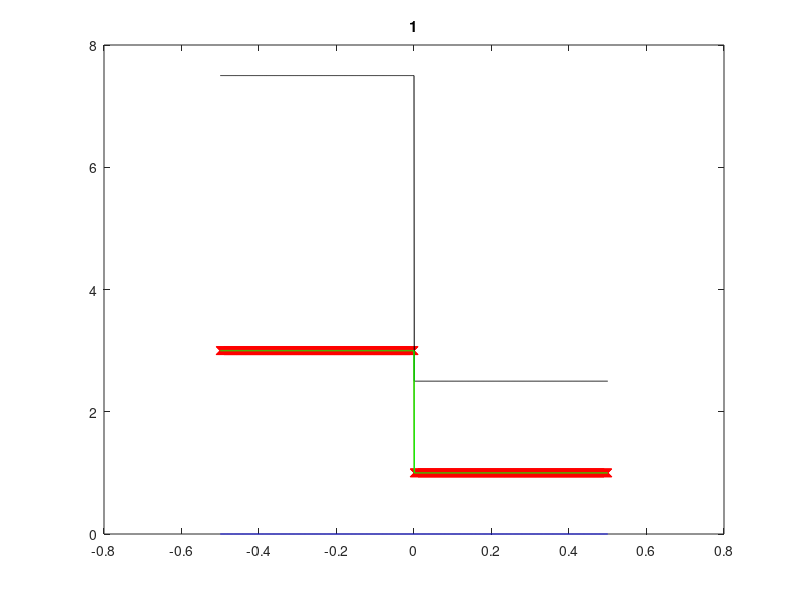

Write MATLAB code to recreate this figure.
clear,figure(1),clf % 1D shock wave
% Physics
Lx    = 1;
eta   = 0*1e-10;
V0    = 0;
rho0  = 1;
rhoa  = 10.05;
gam   = 1.4; 
lam   = Lx/10;
% beta  = 
% alpha =
% Cp    =
% Numerics
nx    = 1501;
nt    = 20*nx;
nout  = 1;
%preprocessing
dx    = Lx/(nx-1);
x     = -Lx/2:dx:Lx/2;
% Initial conditions
% rho   = rho0 + rhoa*exp(-(x/lam).^2);
rho(x>0) = rho0;  rho(x<=0) = rho0*3;
rhoVx = zeros(1,nx);
rhoE  = 1*rho;
rhoEVx= rhoVx;
Vx    = rhoVx./rho;
Pr    = (rhoE-Vx.^2/2)./(gam-1);
time  = 0;
w     = [rho;   rhoVx;          rhoE];
% Action
for it=1:1
    rho            = w(1,:);
    rhoVx          = w(2,:);
    rhoE           = w(3,:);
    Vx             = rhoVx./rho;
    Pr             = (rhoE-Vx.^2/2)./(gam-1);
    Vs             = sqrt(gam*Pr./rho) + 1*max(abs(Vx));
    dt             = min(dx^2/eta*max(rho)/4.1,dx/max(abs(Vs))/2.1);   
    F              = [rhoVx; Pr + rho.*Vx.^2; rhoE.*Vx + Vx.*Pr];
    Fc             = (F(:,2:end) + F(:,1:end-1))/2 ...
                   - (w(:,2:end) - w(:,1:end-1))/2*dx/dt;
    w(:,2:end-1)   = w(:,2:end-1) - diff(Fc,1,2)/dx*dt;
    time           = time + dt;
    if mod(it,nout)==0
        plot(x,rhoVx,'b',x,rho,'-rx',x,Pr,'k',x,rhoE,'g','Linewidth',1),title(it),drawnow
        drawnow
    end
end





